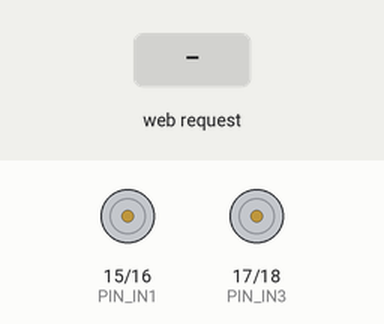
Recording of a sketch running on a simulated ESP32-S3. Shown: motor-driver pin pairs drawn as motors (green arrow = first pin HIGH = forward, orange = second pin HIGH = backward, longer = more drive, scaled by the enable pin). The test bench sets the inputs (shaded band). What the sketch prints to the serial monitor is not drawn.

Above: at 1.2 s.
1.3 s: HTTP request GET /m?d=120&i=120 received
At 1.7 s:
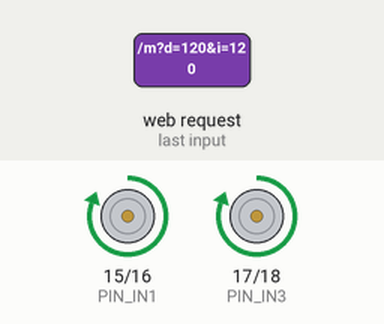
3.3 s: HTTP request GET /m received
4.8 s: HTTP request GET /stop received
6.3 s: HTTP request GET /s received
Timing chart, 0 to 8.8 s (numbered marks = the images above; inputs shaded):
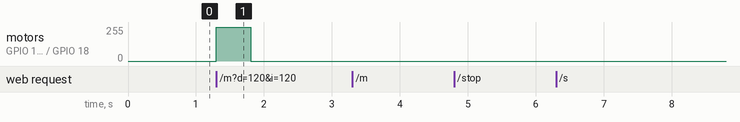

Measured:
- after the input at 1.3 s, motor on GPIO 15 (PIN_IN1) / GPIO 16 (PIN_IN2), motor on GPIO 17 (PIN_IN3) / GPIO 18 (PIN_IN4): stopped → forward 255/255 at once, → stopped 0.50 s later
- after the input at 3.3 s, every drawn part: stays the same
- after the input at 4.8 s, every drawn part: stays the same
- after the input at 6.3 s, every drawn part: stays the same

The sketch:

control_remoto.ino
```cpp
// Control remoto del carro (ESP32-S3): página web servida por el propio carro.
// Conectarse a la red "agente-laberinto" y abrir http://192.168.4.1 (o http://agente-laberinto.local).
//
// HTTP:
//   GET /                 página de control (pagina.h)
//   GET /m?d=<v>&i=<v>    velocidad de cada rueda, -100..100. Hay que repetirlo: si no llega
//                         nada en DEADMAN_MS, el carro para solo (hombre muerto).
//   GET /stop             parar
//   GET /s                sensores y estado en JSON
// TCP 23: INFO, SENS, SENS ON|OFF, M <der> <izq> <ms>, STOP, y ajustes en vivo:
//         GET, PWMMIN <v>, PWMMAX <v>, GIRO <v>, FREQ <hz> (no se guardan: se pierden al reiniciar).
// OTA: espota / Arduino IDE, hostname "agente-laberinto".
// LED RGB: azul = esperando, verde = alguien manejando, rojo = último reinicio por brownout.

#include <WiFi.h>
#include <WebServer.h>
#include <ESPmDNS.h>
#include <ArduinoOTA.h>
#include <esp_system.h>
#include "pagina.h"

const char* WIFI_SSID = "agente-laberinto";
const char* WIFI_PASS = "laberinto2026";
const char* OTA_PASS  = "laberinto2026";
const char* HOSTNAME  = "agente-laberinto";

const uint8_t PIN_ENA = 7;    // motor A = llanta derecha
const uint8_t PIN_IN1 = 15;
const uint8_t PIN_IN2 = 16;
const uint8_t PIN_IN3 = 17;   // motor B = llanta izquierda
const uint8_t PIN_IN4 = 18;
const uint8_t PIN_ENB = 8;
const uint8_t PIN_SENSOR_IZQ = 4;
const uint8_t PIN_SENSOR_CEN = 5;
const uint8_t PIN_SENSOR_DER = 6;
const uint8_t PIN_RGB = 48;
const int ADC_MAX = 4095;

// Ajustables en vivo por TCP (PWMMIN, GIRO, FREQ). TODO: pasar los valores calibrados aquí.
int pwmMin = 90;            // por debajo de esto los TT no arrancan
int pwmGiroMin = 180;       // mínimo cuando las ruedas van en sentidos opuestos (giro en el eje)
int pwmMax = 255;           // con 6xAA (9V) bajar a ~217 para no pasar de ~6V promedio en los N20
uint32_t pwmFreq = 1000;    // Hz; más bajo suele dar más torque a baja velocidad con el L298N
// El arranque con golpe (para vencer la fricción estática) usa pwmMax.
const unsigned long GOLPE_MS = 80;
const unsigned long DEADMAN_MS = 500;
const unsigned long MAX_MOV_MS = 3000;

WebServer web(80);
WiFiServer servidorTcp(23);
WiFiClient cliente;
String linea;
bool sensContinuo = false;
unsigned long ultimoSens = 0;
unsigned long finMovimiento = 0;   // movimiento temporizado por TCP
unsigned long ultimoCmdWeb = 0;    // último /m recibido
bool manejoWeb = false;
int objetivoDer = 0, objetivoIzq = 0;   // PWM con signo que se aplica después del golpe
unsigned long finGolpe = 0;
esp_reset_reason_t razonReset;

const char* nombreRazon(esp_reset_reason_t r) {
  switch (r) {
    case ESP_RST_POWERON:  return "POWERON";
    case ESP_RST_EXT:      return "EXT";
    case ESP_RST_SW:       return "SW (OTA o restart)";
    case ESP_RST_PANIC:    return "PANIC";
    case ESP_RST_INT_WDT:  return "INT_WDT";
    case ESP_RST_TASK_WDT: return "TASK_WDT";
    case ESP_RST_WDT:      return "WDT";
    case ESP_RST_BROWNOUT: return "BROWNOUT";
    default:               return "OTRO";
  }
}

void led(uint8_t r, uint8_t g, uint8_t b) { rgbLedWrite(PIN_RGB, r, g, b); }

void log(const String& s) {
  Serial.println(s);
  if (cliente && cliente.connected()) cliente.println(s);
}

// ---------- motores ----------

void parar() {
  analogWrite(PIN_ENA, 0);
  analogWrite(PIN_ENB, 0);
  digitalWrite(PIN_IN1, LOW);
  digitalWrite(PIN_IN2, LOW);
  digitalWrite(PIN_IN3, LOW);
  digitalWrite(PIN_IN4, LOW);
  finMovimiento = 0;
  manejoWeb = false;
  objetivoDer = objetivoIzq = 0;
  finGolpe = 0;
}

void motor(uint8_t en, uint8_t inAd, uint8_t inAt, int pwm) {
  digitalWrite(inAd, pwm > 0);
  digitalWrite(inAt, pwm < 0);
  analogWrite(en, constrain(abs(pwm), 0, 255));
}

int signo(int v) { return (v > 0) - (v < 0); }

// -100..100 -> PWM con zona muerta: cualquier valor distinto de cero arranca en pwmMin.
int aPwm(int v, int minimo) {
  v = constrain(v, -100, 100);
  if (abs(v) < 3) return 0;
  minimo = min(minimo, pwmMax);
  int p = minimo + (long)(pwmMax - minimo) * abs(v) / 100;
  return v > 0 ? p : -p;
}

void aplicar(int pDer, int pIzq) {
  motor(PIN_ENA, PIN_IN1, PIN_IN2, pDer);
  motor(PIN_ENB, PIN_IN3, PIN_IN4, pIzq);
}

void ruedas(int der, int izq) {
  bool enEje = signo(der) * signo(izq) < 0;
  int minimo = enEje ? max(pwmMin, pwmGiroMin) : pwmMin;
  int pDer = aPwm(der, minimo);
  int pIzq = aPwm(izq, minimo);

  // Golpe de arranque si alguna rueda arranca o cambia de sentido.
  bool arranca = (pDer && signo(pDer) != signo(objetivoDer)) ||
                 (pIzq && signo(pIzq) != signo(objetivoIzq));
  objetivoDer = pDer;
  objetivoIzq = pIzq;
  if (arranca) {
    aplicar(signo(pDer) * pwmMax, signo(pIzq) * pwmMax);
    finGolpe = millis() + GOLPE_MS;
  } else if (!finGolpe) {
    aplicar(pDer, pIzq);
  }
}

void fijarFrecuencia(uint32_t hz) {
  pwmFreq = constrain(hz, 50, 20000);
  analogWriteFrequency(PIN_ENA, pwmFreq);
  analogWriteFrequency(PIN_ENB, pwmFreq);
}

// ---------- sensores ----------

int normalizar(int crudo) { return (long)crudo * 1000 / ADC_MAX; }

void leerSensores(int& izq, int& cen, int& der) {
  izq = normalizar(analogRead(PIN_SENSOR_IZQ));
  cen = normalizar(analogRead(PIN_SENSOR_CEN));
  der = normalizar(analogRead(PIN_SENSOR_DER));
}

String lecturaSensores() {
  int izq, cen, der;
  leerSensores(izq, cen, der);
  char buf[48];
  snprintf(buf, sizeof(buf), "izq:%d,cen:%d,der:%d", izq, cen, der);
  return String(buf);
}

// ---------- web ----------

void webPagina() { web.send(200, "text/html; charset=utf-8", PAGINA); }

void webMover() {
  int d = web.arg("d").toInt();
  int i = web.arg("i").toInt();
  finMovimiento = 0;
  ruedas(d, i);
  ultimoCmdWeb = millis();
  manejoWeb = (d != 0 || i != 0);
  web.send(200, "text/plain", "ok");
}

void webParar() {
  parar();
  web.send(200, "text/plain", "ok");
}

void webEstado() {
  int izq, cen, der;
  leerSensores(izq, cen, der);
  char buf[160];
  snprintf(buf, sizeof(buf),
           "{\"izq\":%d,\"cen\":%d,\"der\":%d,\"reset\":\"%s\",\"uptime\":%lu,\"clientes\":%d}",
           izq, cen, der, nombreRazon(razonReset), millis() / 1000, WiFi.softAPgetStationNum());
  web.sendHeader("Cache-Control", "no-store");
  web.send(200, "application/json", buf);
}

// ---------- TCP (depuración) ----------

void procesar(String cmd) {
  cmd.trim();
  if (cmd.isEmpty()) return;
  String may = cmd;
  may.toUpperCase();

  if (may == "INFO") {
    log("OK reset=" + String(nombreRazon(razonReset)) +
        " uptime_s=" + String(millis() / 1000) +
        " heap=" + String(ESP.getFreeHeap()) +
        " clientes_wifi=" + String(WiFi.softAPgetStationNum()));
  } else if (may == "SENS") {
    log("OK " + lecturaSensores());
  } else if (may == "SENS ON") {
    sensContinuo = true;
    log("OK sens on");
  } else if (may == "SENS OFF") {
    sensContinuo = false;
    log("OK sens off");
  } else if (may == "STOP") {
    parar();
    log("OK stop");
  } else if (may == "GET") {
    log("OK PWMMIN=" + String(pwmMin) + " PWMMAX=" + String(pwmMax) +
        " GIRO=" + String(pwmGiroMin) + " FREQ=" + String(pwmFreq));
  } else if (may.startsWith("PWMMAX ")) {
    pwmMax = constrain(cmd.substring(7).toInt(), 0, 255);
    log("OK PWMMAX=" + String(pwmMax));
  } else if (may.startsWith("PWMMIN ")) {
    pwmMin = constrain(cmd.substring(7).toInt(), 0, 255);
    log("OK PWMMIN=" + String(pwmMin));
  } else if (may.startsWith("GIRO ")) {
    pwmGiroMin = constrain(cmd.substring(5).toInt(), 0, 255);
    log("OK GIRO=" + String(pwmGiroMin));
  } else if (may.startsWith("FREQ ")) {
    fijarFrecuencia(cmd.substring(5).toInt());
    log("OK FREQ=" + String(pwmFreq));
  } else if (may.startsWith("M ")) {
    int der, izq;
    unsigned long ms;
    if (sscanf(cmd.c_str() + 2, "%d %d %lu", &der, &izq, &ms) != 3) {
      log("ERR uso: M <der> <izq> <ms>   (PWM -255..255)");
      return;
    }
    manejoWeb = false;
    finGolpe = 0;
    objetivoDer = der;
    objetivoIzq = izq;
    aplicar(der, izq);
    finMovimiento = millis() + min(ms, MAX_MOV_MS);
    log("OK mover der=" + String(der) + " izq=" + String(izq));
  } else {
    log("ERR comando desconocido: " + cmd);
  }
}

void atenderTcp() {
  if (!cliente || !cliente.connected()) {
    if (cliente) {
      sensContinuo = false;
      cliente.stop();
    }
    WiFiClient nuevo = servidorTcp.accept();
    if (nuevo) {
      cliente = nuevo;
      linea = "";
      log("# conectado. reset=" + String(nombreRazon(razonReset)) +
          ". Comandos: INFO, SENS, SENS ON|OFF, M <der> <izq> <ms>, STOP, GET, PWMMIN <v>, PWMMAX <v>, GIRO <v>, FREQ <hz>");
    }
  }
  if (cliente && cliente.connected()) {
    while (cliente.available()) {
      char c = cliente.read();
      if (c == '\n') { procesar(linea); linea = ""; }
      else if (c != '\r' && linea.length() < 80) linea += c;
    }
  }
}

// ---------- setup / loop ----------

void setup() {
  uint8_t pines[] = {PIN_ENA, PIN_ENB, PIN_IN1, PIN_IN2, PIN_IN3, PIN_IN4};
  for (uint8_t p : pines) pinMode(p, OUTPUT);
  parar();
  fijarFrecuencia(pwmFreq);
  analogReadResolution(12);
  Serial.begin(115200);

  razonReset = esp_reset_reason();
  led(0, 0, 40);

  WiFi.softAP(WIFI_SSID, WIFI_PASS);
  // Menos potencia = picos de corriente más bajos (evita brownouts con la batería de 9V).
  WiFi.setTxPower(WIFI_POWER_8_5dBm);

  ArduinoOTA.setHostname(HOSTNAME);
  ArduinoOTA.setPassword(OTA_PASS);
  ArduinoOTA.onStart([]() { parar(); led(40, 0, 40); });
  ArduinoOTA.begin();  // también inicia mDNS con el hostname
  MDNS.addService("http", "tcp", 80);

  web.on("/", webPagina);
  web.on("/m", webMover);
  web.on("/stop", webParar);
  web.on("/s", webEstado);
  web.onNotFound([]() { web.send(404, "text/plain", "no existe"); });
  web.begin();
  servidorTcp.begin();

  Serial.printf("# control_remoto listo: http://%s  reset=%s\n",
                WiFi.softAPIP().toString().c_str(), nombreRazon(razonReset));
}

void loop() {
  ArduinoOTA.handle();
  web.handleClient();
  atenderTcp();

  if (finGolpe && (long)(millis() - finGolpe) >= 0) {
    finGolpe = 0;
    aplicar(objetivoDer, objetivoIzq);
  }

  // Hombre muerto: si la página deja de mandar órdenes, parar.
  if (manejoWeb && millis() - ultimoCmdWeb > DEADMAN_MS) {
    parar();
    log("# hombre muerto: sin órdenes de la página, parado");
  }

  if (finMovimiento && (long)(millis() - finMovimiento) >= 0) {
    parar();
    log("# fin movimiento");
  }

  if (sensContinuo && millis() - ultimoSens >= 250) {
    ultimoSens = millis();
    log(lecturaSensores());
  }

  if (razonReset == ESP_RST_BROWNOUT) led(40, 0, 0);
  else if (manejoWeb) led(0, 40, 0);
  else led(0, 0, 40);
}
```

Source omitted: pagina.h (9807 bytes)
